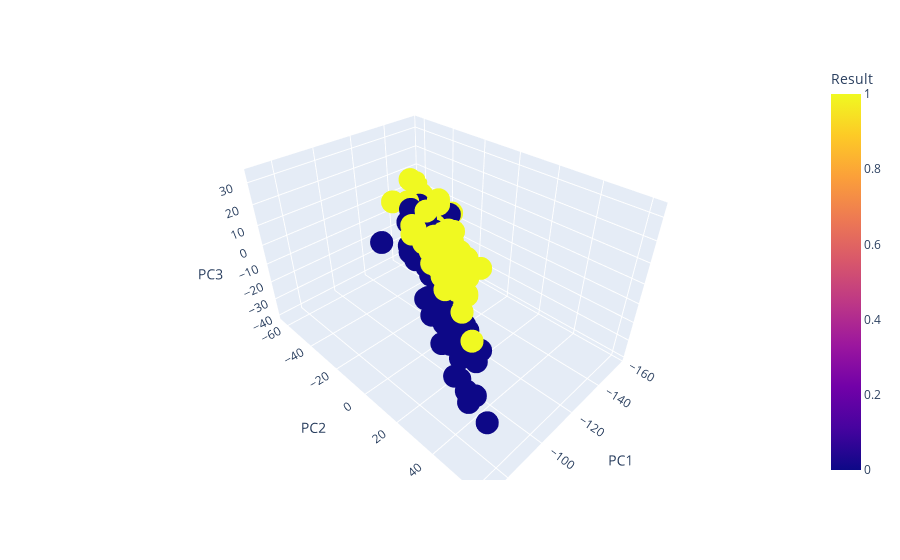

Write notebook code for a chart like this one.
### Code cell
import plotly.express as px 
X=np.mat(frenchopen_women_features)
X_mean=np.mean(X,axis=1)
B=X-(X_mean@np.ones((1,X.shape[1])))
target=np.array(frenchopen_women['Result'])

U,S,VT=np.linalg.svd(B,full_matrices=False)

pc1=np.zeros(B.shape[0])
pc2=np.zeros(B.shape[0])
pc3=np.zeros(B.shape[0])

for j in range(B.shape[0]):
    x=VT[0]@B[j].T
    y=VT[1]@B[j].T
    z=VT[2]@B[j].T
    pc1[j]=x
    pc2[j]=y
    pc3[j]=z
data_=pd.DataFrame({'PC1':pc1,'PC2':pc2,'PC3':pc3,'Result':target})
fig = px.scatter_3d(data_,x='PC1', y='PC2', z='PC3',color='Result')
fig.show()
